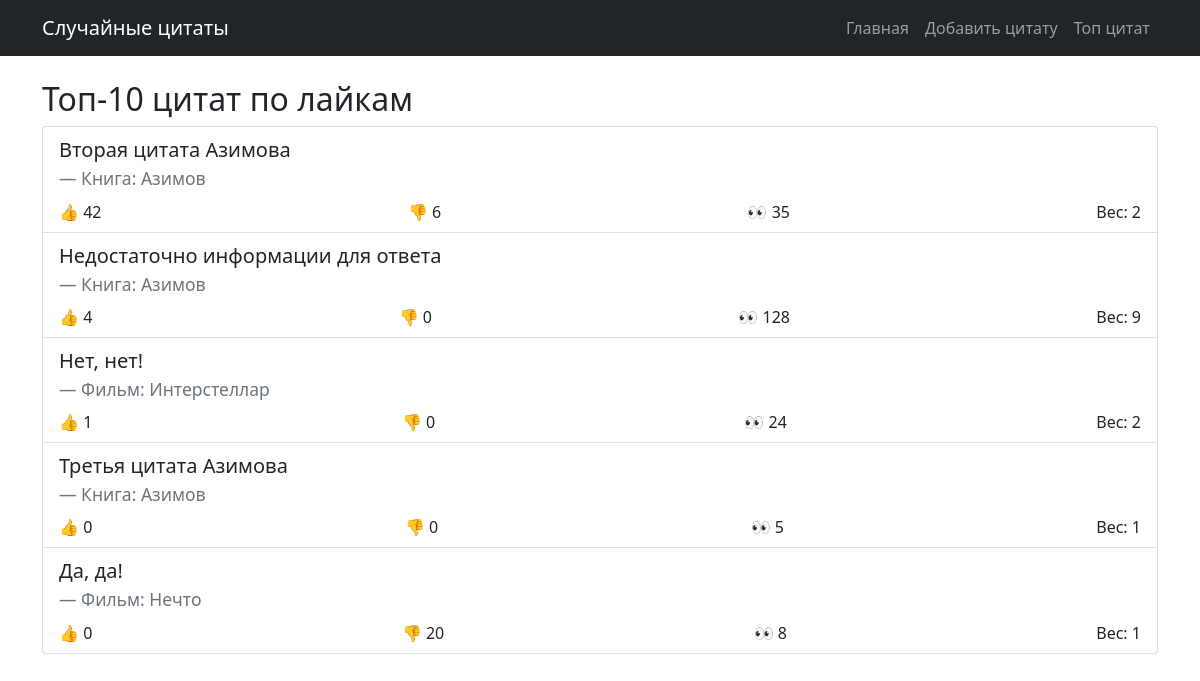
The page /top/ on the database its author committed.
### quotes/models.py (models this page shows, shortened)
class Quote(models.Model):
    text = models.TextField(verbose_name="Текст цитаты", unique=True)
    source = models.ForeignKey(Source, on_delete=models.CASCADE, related_name="quotes", verbose_name="Источник")
    weight = models.PositiveIntegerField(default=1, verbose_name="Вес")
    views = models.PositiveIntegerField(default=0, verbose_name="Просмотры")
    likes = models.PositiveIntegerField(default=0, verbose_name="Лайки")
    dislikes = models.PositiveIntegerField(default=0, verbose_name="Дизлайки")
    created_at = models.DateTimeField(auto_now_add=True, verbose_name="Дата создания")
    class Meta:
        verbose_name = "Цитата"
        verbose_name_plural = "Цитаты"

class Source(models.Model):
    SOURCE_TYPES = [
        ('movie', 'Фильм'),
        ('book', 'Книга'),
        ('other', 'Другое'),
    ]
    name = models.CharField(max_length=200, verbose_name="Название")
    type = models.CharField(max_length=10, choices=SOURCE_TYPES, default='other', verbose_name="Тип")
    def __str__(self):
        return f"{self.get_type_display()}: {self.name}"
    class Meta:
        verbose_name = "Источник"
        verbose_name_plural = "Источники"

### quotes/views.py (the view)
# urls.py: path('top/', views.top_quotes, name='top_quotes'),
def top_quotes(request):
    quotes = Quote.objects.all().order_by('-likes')[:10]
    return render(request, 'quotes/top_quotes.html', {'quotes': quotes})

### quotes/templates/quotes/top_quotes.html
{% extends 'base.html' %}
{% block content %}
<h2>Топ-10 цитат по лайкам</h2>
<div class="list-group">
    {% for quote in quotes %}
    <div class="list-group-item">
        <blockquote class="blockquote mb-2">
            <p>{{ quote.text }}</p>
            <footer class="blockquote-footer">{{ quote.source }}</footer>
        </blockquote>
        <div class="d-flex justify-content-between">
            <span>👍 {{ quote.likes }}</span>
            <span>👎 {{ quote.dislikes }}</span>
            <span>👀 {{ quote.views }}</span>
            <span>Вес: {{ quote.weight }}</span>
        </div>
    </div>
    {% empty %}
    <p>Цитаты пока не добавлены.</p>
    {% endfor %}
</div>
{% endblock %}

### quotes/templates/base.html (shortened to what this page needs)
<!DOCTYPE html>
<html lang="ru">
<head>
    <link href="https://cdn.jsdelivr.net/npm/bootstrap@5.1.3/dist/css/bootstrap.min.css" rel="stylesheet">
</head>
<body>
    <nav class="navbar navbar-expand-lg navbar-dark bg-dark">
        <div class="container">
            <a class="navbar-brand" href="{% url 'random_quote' %}">Случайные цитаты</a>
            <div class="navbar-nav">
                <a class="nav-link" href="{% url 'random_quote' %}">Главная</a>
                <a class="nav-link" href="{% url 'add_quote' %}">Добавить цитату</a>
                <a class="nav-link" href="{% url 'top_quotes' %}">Топ цитат</a>
            </div>
        </div>
    </nav>
    <div class="container mt-4">
        {% block content %}{% endblock %}
    </div>
</body>
</html>

### rows shown on the page
Quote: text "Вторая цитата Азимова", source "Книга: Азимов", likes "42", dislikes "6", views "35", weight "2"
Quote: text "Недостаточно информации для ответа", source "Книга: Азимов", likes "4", dislikes "0", views "128", weight "9"
Quote: text "Нет, нет!", source "Фильм: Интерстеллар", likes "1", dislikes "0", views "24", weight "2"
Quote: text "Третья цитата Азимова", source "Книга: Азимов", likes "0", dislikes "0", views "5", weight "1"
Quote: text "Да, да!", source "Фильм: Нечто", likes "0", dislikes "20", views "8", weight "1"
